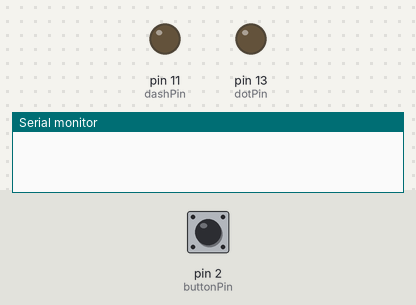
A sketch run on a simulated Arduino Uno, built with avr-gcc and run on an emulated ATmega328P. Shown: output pins drawn as LEDs (lit = HIGH), the last lines printed to the serial monitor. The inputs (shaded band) are chosen by the test bench; at power-on: pin 2 (buttonPin) LOW.

Above: at 1.2 s.
1.3 s: pin 2 (buttonPin) pulled HIGH for 0.15 s
At 1.6 s:
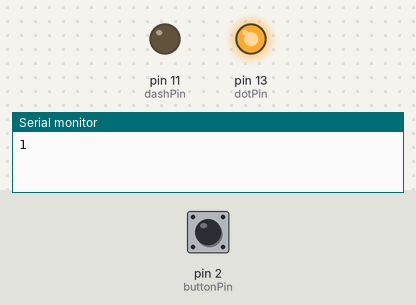
3.2 s: pin 2 (buttonPin) pulled HIGH for 1 s
At 4.3 s:
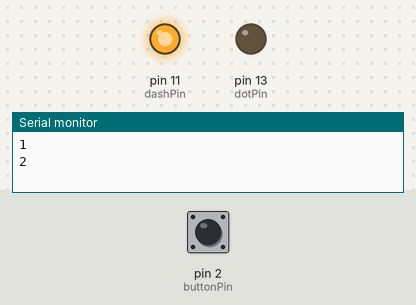
5.9 s: pin 2 (buttonPin) pulled HIGH for 3.2 s
At 9.8 s:
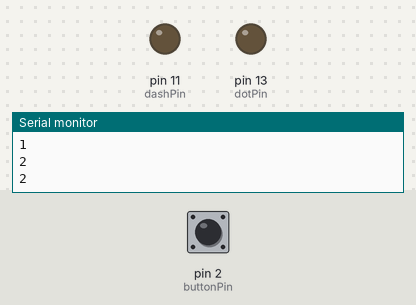
Timing chart, 0 to 11.3 s (numbered marks = the images above; inputs shaded):
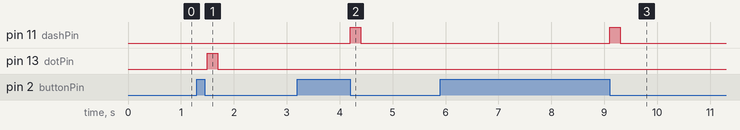

Measured:
- after the input at 1.3 s, pin 13 (dotPin): LOW → HIGH after 0.20 s, → LOW 0.20 s later
- after the input at 3.2 s, pin 11 (dashPin): LOW → HIGH after 1.0 s, → LOW 0.20 s later
- after the input at 5.9 s, pin 11 (dashPin): LOW → HIGH after 3.2 s, → LOW 0.20 s later

The sketch:

morse.ino
```cpp
const int buttonPin = 2;
const int dotPin  = 13;
const int dashPin = 11;
const int pausePin = 9;

int countLow= 0;
int countPress = 0 ;
boolean pres ;
boolean checkLow  ;
boolean first = false;
int pauses = 0 ;

int buttonState ;


void setup() {
  pinMode(dotPin, OUTPUT);
  pinMode(dashPin, OUTPUT);
  pinMode(buttonPin, INPUT);
  Serial.begin(9600);


  digitalWrite(pausePin, OUTPUT);

}

void loop() {
  buttonState = digitalRead(buttonPin);

  if(buttonState == HIGH) {
    if(pauses>= 4){
      Serial.println(4);
    }
    if(pauses<= 3 && pauses>= 1){
      Serial.println(3);
    }
    pauses = 0 ;
    delay(100);
    countPress += 1;
    checkLow = true;
    countLow = 0 ;
    first = true;
  }

  else{
    if(checkLow == true){

      if(countPress<3) {
        digitalWrite(dotPin, HIGH);
        Serial.println(1);
        delay(200);
        digitalWrite(dotPin, LOW);
      }
      else{
        digitalWrite(dashPin, HIGH);
        Serial.println(2);
        delay(200);
        digitalWrite(dashPin, LOW);
      }
      checkLow = false;
      countPress = 0 ;
      }
  if(first==true){
    delay(100);
    countLow += 1;
    if(countLow > 15){
      pauses += 1;


  }}
}}
```
